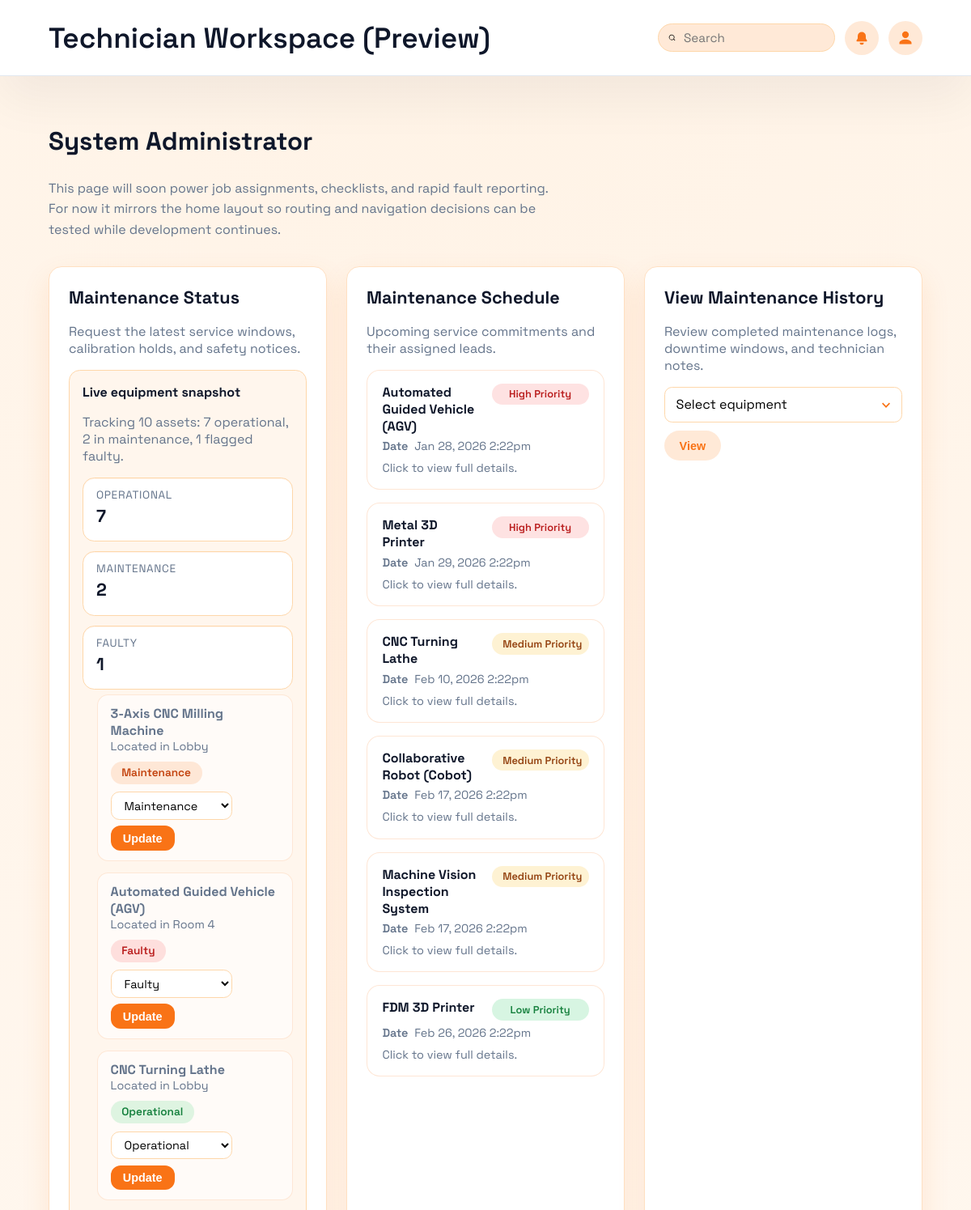
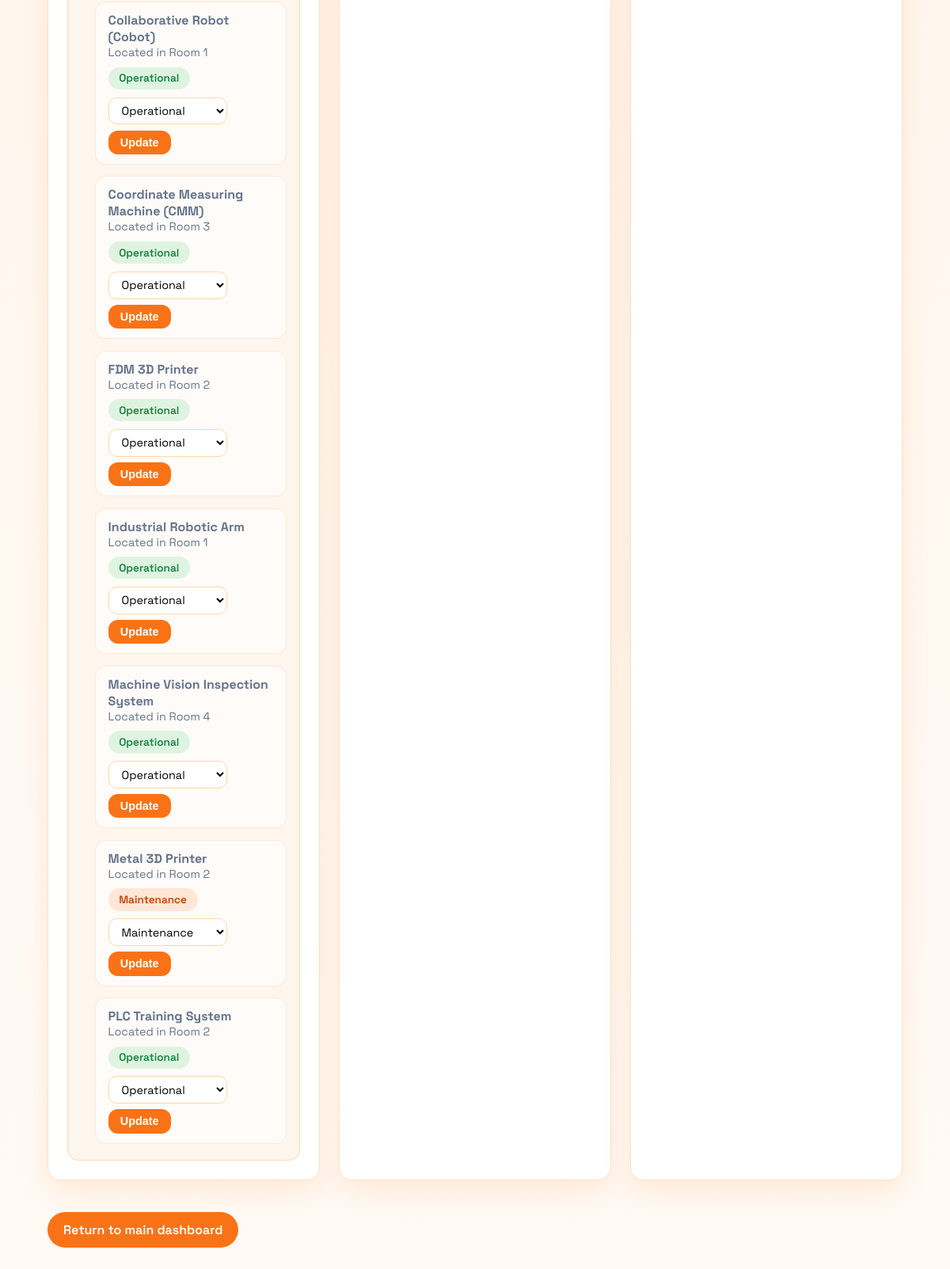
Screenshot of /technician.php (signed in) with the database file from the repository (2 pictures, top to bottom).
### tables this page shows
CREATE TABLE `equipment` (
  `equipment_id` bigint(20) NOT NULL,
  `serial_no` varchar(80) DEFAULT NULL,
  `name` varchar(120) NOT NULL,
  `category` varchar(60) NOT NULL,
  `location` varchar(80) DEFAULT NULL,
  `manufacturer` varchar(80) DEFAULT NULL,
  `model` varchar(80) DEFAULT NULL,
  `risk_level` enum('low','medium','high') NOT NULL DEFAULT 'low',
  `current_status` enum('operational','maintenance','faulty') NOT NULL DEFAULT 'operational',
  `status_updated_at` datetime NOT NULL DEFAULT current_timestamp(),
  `status_updated_by` bigint(20) DEFAULT NULL,
  `notes` text DEFAULT NULL,
  `created_at` datetime NOT NULL DEFAULT current_timestamp(),
  `updated_at` datetime NOT NULL DEFAULT current_timestamp() ON UPDATE current_timestamp()
);

CREATE TABLE `maintenance_tasks` (
  `task_id` bigint(20) NOT NULL,
  `equipment_id` bigint(20) NOT NULL,
  `title` varchar(120) NOT NULL,
  `description` text DEFAULT NULL,
  `task_type` enum('preventive','corrective') NOT NULL DEFAULT 'corrective',
  `priority` enum('low','medium','high') NOT NULL DEFAULT 'medium',
  `status` enum('open','in_progress','done','cancelled') NOT NULL DEFAULT 'open',
  `scheduled_for` datetime DEFAULT NULL,
  `assigned_to` bigint(20) DEFAULT NULL,
  `created_by` bigint(20) NOT NULL,
  `completed_at` datetime DEFAULT NULL,
  `created_at` datetime NOT NULL DEFAULT current_timestamp(),
  `updated_at` datetime NOT NULL DEFAULT current_timestamp() ON UPDATE current_timestamp()
);

### session.php (called while the page is built, shortened)
<?php
if (!function_exists('current_user')) {
	function current_user(): ?array
	{
		return [
			'user_id' => (int) ($_SESSION['user_id'] ?? 0),
			'admin_number' => (string) ($_SESSION['admin_number'] ?? ''),
			'role_id' => (int) ($_SESSION['role_id'] ?? 0),
			'role_name' => (string) ($_SESSION['role_name'] ?? ''),
			'full_name' => (string) ($_SESSION['full_name'] ?? ''),
		];
	}
}
if (!function_exists('require_login')) {
	function require_login(array $allowedRoles = []): array
	{
		$user = current_user();
		if (!empty($allowedRoles)) {
			$normalized = array_map(static function ($role): string {
				return strtolower(trim((string) $role));
			}, $allowedRoles);
			$currentRole = strtolower(trim((string) ($user['role_name'] ?? '')));
		}
		return $user;
	}
}

### technician.php (the view, shortened to what this page needs)
<?php
require_once __DIR__ . '/session.php';
require_once __DIR__ . '/db.php';
function build_equipment_status_snapshot(mysqli $conn): array
{
	$rows = [];
	$counts = [
		'operational' => 0,
		'maintenance' => 0,
		'faulty' => 0,
	];
	$result = mysqli_query(
		$conn,
		'SELECT equipment_id, name, location, current_status FROM equipment ORDER BY name ASC'
	);
	while ($row = mysqli_fetch_assoc($result)) {
		$status = (string) ($row['current_status'] ?? 'operational');
		$counts[$status]++;
		$rows[] = [
			'equipment_id' => (int) ($row['equipment_id'] ?? 0),
			'name' => trim((string) ($row['name'] ?? 'Unnamed equipment')),
			'location' => trim((string) ($row['location'] ?? '')),
			'current_status' => $status,
		];
	}
	$total = count($rows);
	$message = $total > 0
		? sprintf(
			'Tracking %d assets: %d operational, %d in maintenance, %d flagged faulty.',
			$total,
			(int) ($counts['operational'] ?? 0),
			(int) ($counts['maintenance'] ?? 0),
			(int) ($counts['faulty'] ?? 0)
		)
		: 'No equipment records were found.';
	return [
		'rows' => $rows,
		'counts' => $counts,
		'message' => $message,
		'error' => null,
	];
}
function fetch_upcoming_maintenance_tasks(mysqli $conn): array
{
	$tasks = [];
	$error = null;
	$sql = "SELECT
			mt.task_id,
			mt.title,
			mt.description,
			mt.task_type,
			mt.priority,
			mt.status,
			mt.scheduled_for,
			e.name AS equipment_name,
			u.full_name AS assigned_to_name
		FROM maintenance_tasks mt
		LEFT JOIN equipment e ON e.equipment_id = mt.equipment_id
		LEFT JOIN users u ON u.user_id = mt.assigned_to
		WHERE mt.status NOT IN ('done', 'cancelled')
		ORDER BY
			CASE WHEN mt.scheduled_for IS NULL THEN 1 ELSE 0 END,
			mt.scheduled_for ASC,
			mt.created_at ASC";
	$result = mysqli_query($conn, $sql);
	if ($result === false) {
		$error = 'Unable to load maintenance tasks right now. Please try again later.';
	} else {
		while ($row = mysqli_fetch_assoc($result)) {
			$equipmentName = trim((string) ($row['equipment_name'] ?? ''));
			$title = trim((string) ($row['title'] ?? 'Untitled task'));
			$tasks[] = [
				'task_id' => (int) ($row['task_id'] ?? 0),
				'title' => $title,
				'description' => trim((string) ($row['description'] ?? '')),
				'task_type' => (string) ($row['task_type'] ?? 'corrective'),
				'priority' => (string) ($row['priority'] ?? 'medium'),
				'status' => (string) ($row['status'] ?? 'open'),
				'scheduled_for' => $row['scheduled_for'] ?? null,
				'equipment_name' => $equipmentName,
				'assigned_to_name' => trim((string) ($row['assigned_to_name'] ?? '')),
			];
		}
	}
	return [
		'tasks' => $tasks,
		'error' => $error,
	];
}
$currentUser = require_login(['technician', 'manager', 'admin']);
$userFullName = trim((string) ($currentUser['full_name'] ?? ''));
$maintenanceStatusVisible = false;
$maintenanceStatusMessage = '';
$equipmentStatusRows = [];
$equipmentStatusCounts = [
	'operational' => 0,
	'maintenance' => 0,
	'faulty' => 0,
];
$maintenanceScheduleError = '';
$maintenanceHistoryEquipment = [];
$maintenanceHistoryEquipmentError = '';
$allowedEquipmentStatuses = ['operational', 'maintenance', 'faulty'];
$shouldLoadStatusSnapshot = true;
if ($shouldLoadStatusSnapshot) {
	$snapshot = build_equipment_status_snapshot($conn);
	if ($snapshot['error'] !== null) {
		$maintenanceStatusError = $snapshot['error'];
		$maintenanceStatusVisible = false;
		$maintenanceStatusUpdateNotice = '';
	} else {
		$maintenanceStatusVisible = true;
		$equipmentStatusRows = $snapshot['rows'];
		$equipmentStatusCounts = $snapshot['counts'];
		$maintenanceStatusMessage = $snapshot['message'];
	}
}
$scheduleResult = fetch_upcoming_maintenance_tasks($conn);
$maintenanceScheduleTasks = $scheduleResult['tasks'];
$equipmentResult = mysqli_query(
	$conn,
	'SELECT equipment_id, name FROM equipment ORDER BY name ASC'
);
if ($equipmentResult === false) {
	$maintenanceHistoryEquipmentError = 'Unable to load equipment right now.';
} else {
	while ($row = mysqli_fetch_assoc($equipmentResult)) {
		$equipmentId = (int) ($row['equipment_id'] ?? 0);
		$equipmentName = trim((string) ($row['name'] ?? ''));
		$maintenanceHistoryEquipment[] = [
			'equipment_id' => $equipmentId,
			'name' => $equipmentName,
		];
	}
}
?>
<!DOCTYPE html>
<html lang="en">
	<head>
	</head>
	<body>
		<header>
			<div class="banner">
				<h1>Technician Workspace (Preview)</h1>
				<div class="banner-actions">
					<label class="search-bar" aria-label="Search the platform">
						<svg
							xmlns="http://www.w3.org/2000/svg"
							viewBox="0 0 24 24"
							role="img"
							aria-hidden="true"
						>
							<path
								d="M11 4a7 7 0 1 1 0 14 7 7 0 0 1 0-14zm0-2a9 9 0 1 0 5.9 15.7l4.2 4.2 1.4-1.4-4.2-4.2A9 9 0 0 0 11 2z"
							/>
						</svg>
						<input type="search" placeholder="Search" />
					</label>
					<button class="icon-button" aria-label="Notifications">
						<svg
							xmlns="http://www.w3.org/2000/svg"
							viewBox="0 0 24 24"
							role="img"
							aria-hidden="true"
						>
							<path
								d="M12 3a6 6 0 0 0-6 6v3.6l-1.6 2.7A1 1 0 0 0 5.3 17H18.7a1 1 0 0 0 .9-1.7L18 12.6V9a6 6 0 0 0-6-6zm0 19a3 3 0 0 0 3-3H9a3 3 0 0 0 3 3z"
							/>
						</svg>
					</button>
					<details class="profile-menu">
						<summary class="icon-button" aria-label="Profile menu" role="button">
							<svg
								xmlns="http://www.w3.org/2000/svg"
								viewBox="0 0 24 24"
								role="img"
								aria-hidden="true"
							>
								<path
									d="M12 12a5 5 0 1 0-5-5 5 5 0 0 0 5 5zm0 2c-3.3 0-9 1.7-9 5v2h18v-2c0-3.3-5.7-5-9-5z"
								/>
							</svg>
						</summary>
					</details>
				</div>
			</div>
		</header>
		<main>
			<div class="intro">
				<h2><?php echo htmlspecialchars($userFullName, ENT_QUOTES); ?></h2>
				<p>
					This page will soon power job assignments, checklists, and rapid fault reporting.
					For now it mirrors the home layout so routing and navigation decisions can be
					tested while development continues.
				</p>
			</div>
			<section class="grid">
				<div class="card">
					<h2>Maintenance Status</h2>
					<p>Request the latest service windows, calibration holds, and safety notices.</p>
					<?php if ($maintenanceStatusVisible): ?>
						<div class="status-panel" aria-live="polite">
							<strong>Live equipment snapshot</strong>
							<?php if ($maintenanceStatusMessage !== ''): ?>
								<p><?php echo htmlspecialchars($maintenanceStatusMessage, ENT_QUOTES); ?></p>
							<?php endif; ?>
							<?php if (!empty($equipmentStatusRows)): ?>
								<div class="status-snapshot" role="list">
									<div class="status-chip" role="listitem">
										<span>Operational</span>
										<strong><?php echo (int) ($equipmentStatusCounts['operational'] ?? 0); ?></strong>
									</div>
									<div class="status-chip" role="listitem">
										<span>Maintenance</span>
										<strong><?php echo (int) ($equipmentStatusCounts['maintenance'] ?? 0); ?></strong>
									</div>
									<div class="status-chip" role="listitem">
										<span>Faulty</span>
										<strong><?php echo (int) ($equipmentStatusCounts['faulty'] ?? 0); ?></strong>
									</div>
								</div>
								<ul class="status-list">
									<?php foreach ($equipmentStatusRows as $equipmentRow): ?>
										<?php
											$rowEquipmentId = (int) ($equipmentRow['equipment_id'] ?? 0);
											$rowSelectId = 'status-select-' . $rowEquipmentId;
										?>
										<li class="status-row">
											<div class="status-info">
												<h3><?php echo htmlspecialchars($equipmentRow['name'], ENT_QUOTES); ?></h3>
												<?php if ($equipmentRow['location'] !== ''): ?>
													<p class="status-meta">Located in <?php echo htmlspecialchars($equipmentRow['location'], ENT_QUOTES); ?></p>
												<?php endif; ?>
											</div>
											<span class="status-badge status-<?php echo htmlspecialchars($equipmentRow['current_status'], ENT_QUOTES); ?>">
												<?php echo htmlspecialchars(ucfirst($equipmentRow['current_status']), ENT_QUOTES); ?>
											</span>
											<form class="status-edit-form" method="post" action="technician.php">
												<select name="new_status" id="<?php echo htmlspecialchars($rowSelectId, ENT_QUOTES); ?>">
													<?php foreach ($allowedEquipmentStatuses as $statusOption): ?>
														<option value="<?php echo htmlspecialchars($statusOption, ENT_QUOTES); ?>" <?php echo $equipmentRow['current_status'] === $statusOption ? 'selected' : ''; ?>>
															<?php echo htmlspecialchars(ucfirst($statusOption), ENT_QUOTES); ?>
														</option>
													<?php endforeach; ?>
												</select>
												<button type="submit">Update</button>
											</form>
										</li>
									<?php endforeach; ?>
								</ul>
							<?php endif; ?>
						</div>
					<?php endif; ?>
				</div>
				<div class="card">
					<h2>Maintenance Schedule</h2>
					<p>Upcoming service commitments and their assigned leads.</p>
					<?php if (empty($maintenanceScheduleTasks) && $maintenanceScheduleError === ''): ?>
						<p class="task-empty">No maintenance tasks have been logged yet.</p>
					<?php else: ?>
						<ul class="task-list">
							<?php foreach ($maintenanceScheduleTasks as $task): ?>
								<?php
									$scheduledLabel = 'Awaiting slot';
									if (!empty($task['scheduled_for'])) {
										$scheduledTime = date_create($task['scheduled_for']);
										if ($scheduledTime !== false) {
											$scheduledLabel = $scheduledTime->format('M j, Y g:ia');
										} else {
											$scheduledLabel = $task['scheduled_for'];
										}
									}
								?>
								<li>
									<details class="task-item">
										<summary>
											<div class="task-item-header">
												<h3><?php echo htmlspecialchars($task['equipment_name'], ENT_QUOTES); ?></h3>
												<span class="task-pill task-pill-priority-<?php echo htmlspecialchars($task['priority'], ENT_QUOTES); ?>">
													<?php echo htmlspecialchars(ucfirst($task['priority']), ENT_QUOTES); ?> priority
												</span>
											</div>
											<p class="task-meta">
												<span><strong>Date</strong> <?php echo htmlspecialchars($scheduledLabel, ENT_QUOTES); ?></span>
											</p>
											<p class="task-summary">Click to view full details.</p>
										</summary>
									</details>
								</li>
							<?php endforeach; ?>
						</ul>
					<?php endif; ?>
				</div>
				<div class="card">
					<h2>View Maintenance History</h2>
					<p>Review completed maintenance logs, downtime windows, and technician notes.</p>
					<?php if ($maintenanceHistoryEquipmentError !== ''): ?>
						<p class="status-error" role="alert"><?php echo htmlspecialchars($maintenanceHistoryEquipmentError, ENT_QUOTES); ?></p>
					<?php elseif (!empty($maintenanceHistoryEquipment)): ?>
						<form method="get" class="history-form">
							<select id="maintenance-history-equipment" name="equipment_id" class="history-select">
								<option value="">Select equipment</option>
							</select>
							<button type="submit" class="status-action status-action--progress history-submit">View</button>
						</form>
					<?php else: ?>
						<p class="task-empty">No equipment found.</p>
					<?php endif; ?>
				</div>
			</section>
			<a class="back-link" href="index.php">Return to main dashboard</a>
		</main>
	</body>
</html>

### rows the page displays
equipment: name "3-Axis CNC Milling Machine", location "Lobby", current_status "Maintenance", new_status "Maintenance"
equipment: name "Automated Guided Vehicle (AGV)", location "Room 4", current_status "Faulty", new_status "Faulty"
equipment: name "CNC Turning Lathe", location "Lobby", current_status "Operational", new_status "Operational"
equipment: name "Collaborative Robot (Cobot)", location "Room 1", current_status "Operational", new_status "Operational"
equipment: name "Coordinate Measuring Machine (CMM)", location "Room 3", current_status "Operational", new_status "Operational"
equipment: name "FDM 3D Printer", location "Room 2", current_status "Operational", new_status "Operational"
equipment: name "Industrial Robotic Arm", location "Room 1", current_status "Operational", new_status "Operational"
equipment: name "Machine Vision Inspection System", location "Room 4", current_status "Operational", new_status "Operational"
equipment: name "Metal 3D Printer", location "Room 2", current_status "Maintenance", new_status "Maintenance"
equipment: name "PLC Training System", location "Room 2", current_status "Operational", new_status "Operational"
maintenance_tasks: equipment.name "Automated Guided Vehicle (AGV)", priority "High", scheduled_for "Jan 28, 2026 2:22pm"
maintenance_tasks: equipment.name "Metal 3D Printer", priority "High", scheduled_for "Jan 29, 2026 2:22pm"
maintenance_tasks: equipment.name "CNC Turning Lathe", priority "Medium", scheduled_for "Feb 10, 2026 2:22pm"
maintenance_tasks: equipment.name "Collaborative Robot (Cobot)", priority "Medium", scheduled_for "Feb 17, 2026 2:22pm"
maintenance_tasks: equipment.name "Machine Vision Inspection System", priority "Medium", scheduled_for "Feb 17, 2026 2:22pm"
maintenance_tasks: equipment.name "FDM 3D Printer", priority "Low", scheduled_for "Feb 26, 2026 2:22pm"

### other values shown
$userFullName "System Administrator"
$maintenanceStatusMessage "Tracking 10 assets: 7 operational, 2 in maintenance, 1 flagged faulty."
$equipmentStatusCounts['operational'] "7"
$equipmentStatusCounts['maintenance'] "2"
$equipmentStatusCounts['faulty'] "1"
